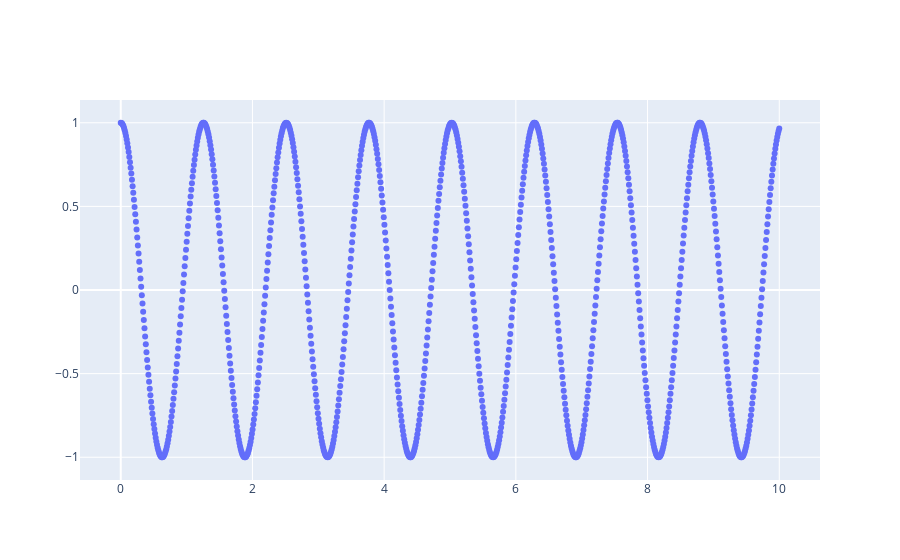

The cell this chart's notebook holds for it:
### Markdown cell above
## Datos periódicos:

Sigamos trabajando con la serie de tiempo dada por la función $f(t)=\cos(5t).$

Construyamos nuestra serie de tiempo:

```python
x_periodic=np.linspace(0,10,1000)
y_periodic=np.cos(5*x_periodic)
```

### Code cell
x_periodic=np.linspace(0,10,1000)
y_periodic=np.cos(5*x_periodic)
fig = go.Figure()
fig.add_trace(go.Scatter(
    x=x_periodic, y=y_periodic, mode='markers', name='periodic signal'))
fig.show()

### Figure 1 — Plotly figure (JSON) as saved in the notebook; plotly's stock layout.template omitted (floating-point values rounded to 4 significant figures; data arrays with more than 128 entries replaced by an {"elided": "..."} marker saying what was removed)
{"data": [{"mode": "markers", "name": "periodic signal", "type": "scatter", "x": {"elided": "1000 float values"}, "y": {"elided": "1000 float values"}}], "layout": {}}
